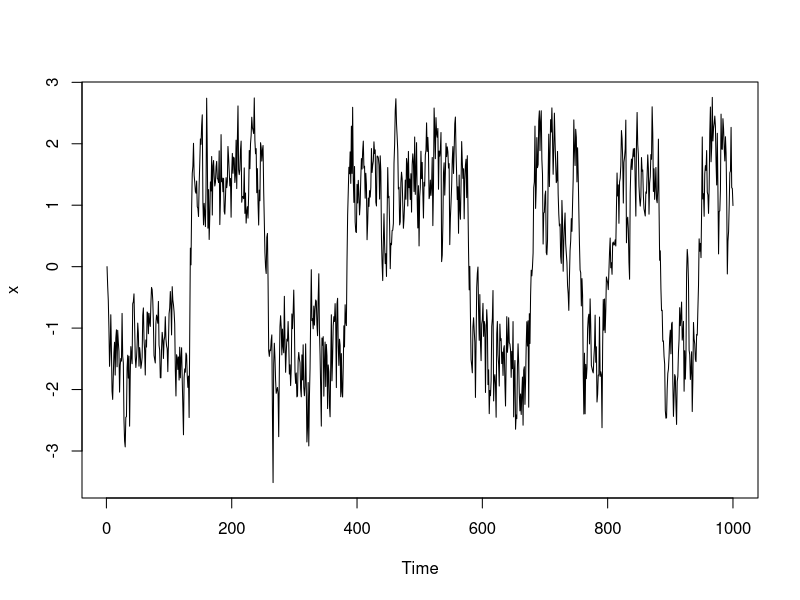

Generate this figure with R:
library(tseries)

n <- 1000

x <- runif(1000, -1, 1)  # Non-linear in ``mean'' regression 
y <- x^2 - x^3 + 0.1*rnorm(x)
white.test(x, y)

## Is the polynomial of order 2 misspecified?
white.test(cbind(x,x^2,x^3), y)

## Generate time series which is nonlinear in ``mean''
x[1] <- 0.0
for(i in (2:n)) {
  x[i] <- 0.4*x[i-1] + tanh(x[i-1]) + rnorm(1, sd=0.5)
}
x <- as.ts(x)
plot(x)
white.test(x)
